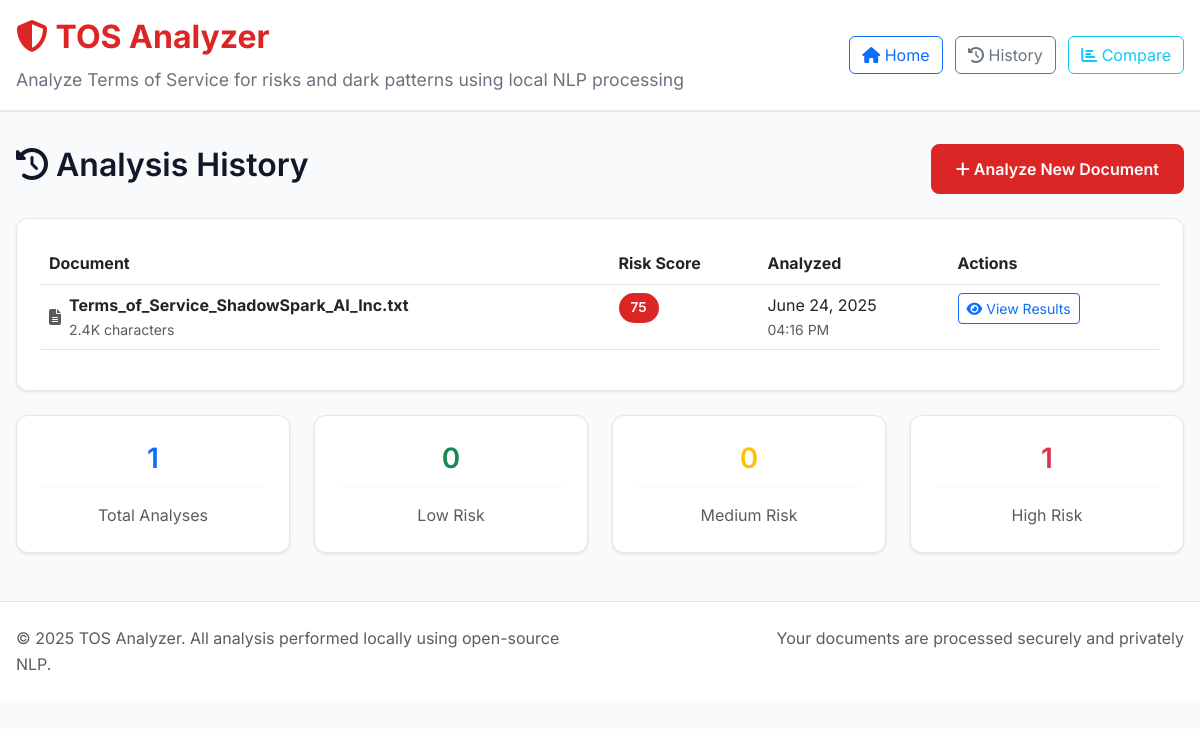
Before: /history with the older database file.
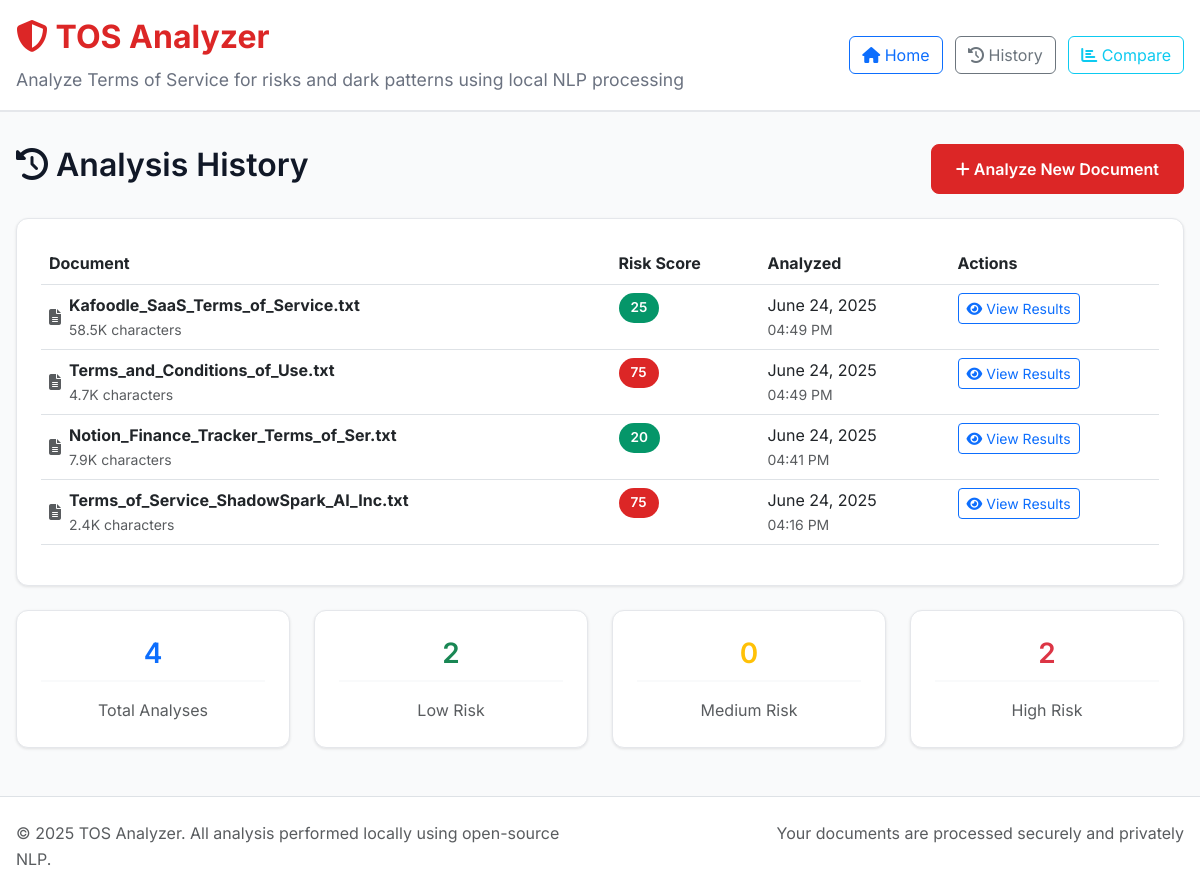
After: the same page with the newer database file.
### models.py (models this page shows, shortened)
class AnalysisResult(db.Model):
    id = db.Column(db.Integer, primary_key=True)
    filename = db.Column(db.String(255), nullable=False)
    file_hash = db.Column(db.String(64), nullable=False)
    risk_score = db.Column(db.Integer, nullable=False)
    transparency_score = db.Column(db.Integer, default=0)
    analysis_data = db.Column(db.Text, nullable=False)  # JSON string
    created_at = db.Column(db.DateTime, default=datetime.utcnow)
    def get_analysis_data(self):
        try:
            return json.loads(self.analysis_data)
        except (json.JSONDecodeError, TypeError):
            return {}

### routes.py (the view)
@app.route('/history')
def history():
    analyses = AnalysisResult.query.order_by(AnalysisResult.created_at.desc()).limit(50).all()
    return render_template('history.html', analyses=analyses)

### templates/history.html (shortened to what this page needs)
{% extends "base.html" %}
{% block content %}
<div class="row">
    <div class="col-12">
        <div class="d-flex justify-content-between align-items-center mb-4">
            <h2>
                <i class="fas fa-history"></i>
                Analysis History
            </h2>
            <a href="{{ url_for('index') }}" class="btn btn-primary">
                <i class="fas fa-plus"></i> Analyze New Document
            </a>
        </div>
        {% if analyses %}
            <div class="analysis-card">
                <div class="table-responsive">
                    <table class="table table-hover">
                        <thead>
                            <tr>
                                <th>Document</th>
                                <th>Risk Score</th>
                                <th>Analyzed</th>
                                <th>Actions</th>
                            </tr>
                        </thead>
                        <tbody>
                            {% for analysis in analyses %}
                            <tr>
                                <td>
                                    <div class="d-flex align-items-center">
                                        <i class="fas fa-file-alt text-muted me-2"></i>
                                        <div>
                                            <strong>{{ analysis.filename }}</strong>
                                            <div class="small text-muted">
                                                {{ "%.1f"|format(analysis.get_analysis_data().text_length / 1000) }}K characters
                                            </div>
                                        </div>
                                    </div>
                                </td>
                                <td>
                                    <span class="score-badge {{ 'low' if analysis.risk_score < 30 else 'medium' if analysis.risk_score < 70 else 'high' }}">
                                        {{ analysis.risk_score }}
                                    </span>
                                </td>
                                <td>
                                    <div>{{ analysis.created_at.strftime('%B %d, %Y') }}</div>
                                    <div class="small text-muted">{{ analysis.created_at.strftime('%I:%M %p') }}</div>
                                </td>
                                <td>
                                    <a href="{{ url_for('results', result_id=analysis.id) }}"
                                       class="btn btn-sm btn-outline-primary">
                                        <i class="fas fa-eye"></i> View Results
                                    </a>
                                </td>
                            </tr>
                            {% endfor %}
                        </tbody>
                    </table>
                </div>
            </div>
            <div class="row mt-4">
                <div class="col-md-3">
                    <div class="analysis-card text-center">
                        <h3 class="text-primary">{{ analyses|length }}</h3>
                        <p class="text-muted mb-0">Total Analyses</p>
                    </div>
                </div>
                <div class="col-md-3">
                    <div class="analysis-card text-center">
                        <h3 class="text-success">{{ analyses|selectattr('risk_score', 'lt', 30)|list|length }}</h3>
                        <p class="text-muted mb-0">Low Risk</p>
                    </div>
                </div>
                <div class="col-md-3">
                    <div class="analysis-card text-center">
                        <h3 class="text-warning">{{ analyses|selectattr('risk_score', 'ge', 30)|selectattr('risk_score', 'lt', 70)|list|length }}</h3>
                        <p class="text-muted mb-0">Medium Risk</p>
                    </div>
                </div>
                <div class="col-md-3">
                    <div class="analysis-card text-center">
                        <h3 class="text-danger">{{ analyses|selectattr('risk_score', 'ge', 70)|list|length }}</h3>
                        <p class="text-muted mb-0">High Risk</p>
                    </div>
                </div>
            </div>
        {% endif %}
    </div>
</div>
{% endblock %}

### templates/base.html (shortened to what this page needs)
<!DOCTYPE html>
<html lang="en">
<head>
    <link href="https://cdn.jsdelivr.net/npm/bootstrap@5.3.0/dist/css/bootstrap.min.css" rel="stylesheet">
    <link href="https://cdnjs.cloudflare.com/ajax/libs/font-awesome/6.4.0/css/all.min.css" rel="stylesheet">
    <link href="{{ url_for('static', filename='css/style.css') }}" rel="stylesheet">
</head>
<body>
    <header class="main-header">
        <div class="container-fluid">
            <div class="row align-items-center">
                <div class="col-md-8">
                    <h1>
                        <i class="fas fa-shield-alt"></i>
                        TOS Analyzer
                    </h1>
                    <p class="mb-0">
                        Analyze Terms of Service for risks and dark patterns using local NLP processing
                    </p>
                </div>
                <div class="col-md-4 text-end">
                    <nav>
                        <a href="{{ url_for('index') }}" class="btn btn-outline-primary me-2">
                            <i class="fas fa-home"></i> Home
                        </a>
                        <a href="{{ url_for('history') }}" class="btn btn-outline-secondary me-2">
                            <i class="fas fa-history"></i> History
                        </a>
                        <a href="{{ url_for('compare') }}" class="btn btn-outline-info">
                            <i class="fas fa-chart-bar"></i> Compare
                        </a>
                    </nav>
                </div>
            </div>
        </div>
    </header>
    <main class="container-fluid">
        {% block content %}{% endblock %}
    </main>
    <footer class="mt-5 py-4 bg-white border-top">
        <div class="container-fluid">
            <div class="row">
                <div class="col-md-6">
                    <p class="text-muted mb-0">
                        © 2025 TOS Analyzer. All analysis performed locally using open-source NLP.
                    </p>
                </div>
                <div class="col-md-6 text-end">
                    <p class="text-muted mb-0">
                        Your documents are processed securely and privately
                    </p>
                </div>
            </div>
        </div>
    </footer>
</body>
</html>

### static/css/style.css (style rules this page uses)
:root { --color-primary: #DC2626; --color-secondary: #059669; --color-accent: #D97706; --color-background: #F9FAFB; --color-text: #111827; --color-neutral: #6B7280; --font-primary: 'Inter', -apple-system, BlinkMacSystemFont, 'Segoe UI', sans-serif; --font-mono: 'JetBrains Mono', 'Monaco', 'Menlo', monospace; }
* { margin: 0; padding: 0; box-sizing: border-box; }
body { font-family: var(--font-primary); background-color: var(--color-background); color: var(--color-text); line-height: 1.6; }
h1, h2, h3, h4, h5, h6 { font-weight: 600; line-height: 1.3; margin-bottom: 0.5rem; }
.container-fluid { max-width: 1400px; margin: 0 auto; padding: 0 1rem; }
.main-header { background: white; border-bottom: 2px solid #E5E7EB; padding: 1rem 0; margin-bottom: 2rem; }
.main-header h1 { color: var(--color-primary); font-size: 2rem; font-weight: 700; }
.main-header p { color: var(--color-neutral); font-size: 1.1rem; margin-top: 0.5rem; }
.analysis-card { background: white; border-radius: 12px; padding: 1.5rem; box-shadow: 0 1px 3px rgba(0, 0, 0, 0.1); border: 1px solid #E5E7EB; }
.analysis-card h3 { color: var(--color-text); margin-bottom: 1rem; padding-bottom: 0.5rem; border-bottom: 2px solid var(--color-background); }
.btn-primary { background-color: var(--color-primary); border-color: var(--color-primary); font-weight: 600; padding: 0.75rem 1.5rem; border-radius: 8px; transition: all 0.3s ease; }
.score-badge { display: inline-block; padding: 0.25rem 0.75rem; border-radius: 20px; font-weight: 600; font-size: 0.85rem; color: white; }
.score-badge.low { background-color: var(--color-secondary); }
.score-badge.high { background-color: var(--color-primary); }
.text-center { text-align: center; }
.mb-0 { margin-bottom: 0; }
.d-flex { display: flex; }
.justify-content-between { justify-content: space-between; }
.align-items-center { align-items: center; }

Changed rows visible on the page:
added AnalysisResult: filename "Kafoodle_SaaS_Terms_of_Service.txt", analysis.get_analysis_data().text_length/1000 "58.5", risk_score "25", created_at "June 24, 2025", created_at "04:49 PM"
added AnalysisResult: filename "Terms_and_Conditions_of_Use.txt", analysis.get_analysis_data().text_length/1000 "4.7", risk_score "75", created_at "June 24, 2025", created_at "04:49 PM"
added AnalysisResult: filename "Notion_Finance_Tracker_Terms_of_Ser.txt", analysis.get_analysis_data().text_length/1000 "7.9", risk_score "20", created_at "June 24, 2025", created_at "04:41 PM"
Other visible differences:
{{ analyses|length }}: "1" → "4"
{{ analyses|selectattr('risk_score', 'lt', 30)|list|length }}: "0" → "2"
{{ analyses|selectattr('risk_score', 'ge', 70)|list|length }}: "1" → "2"
